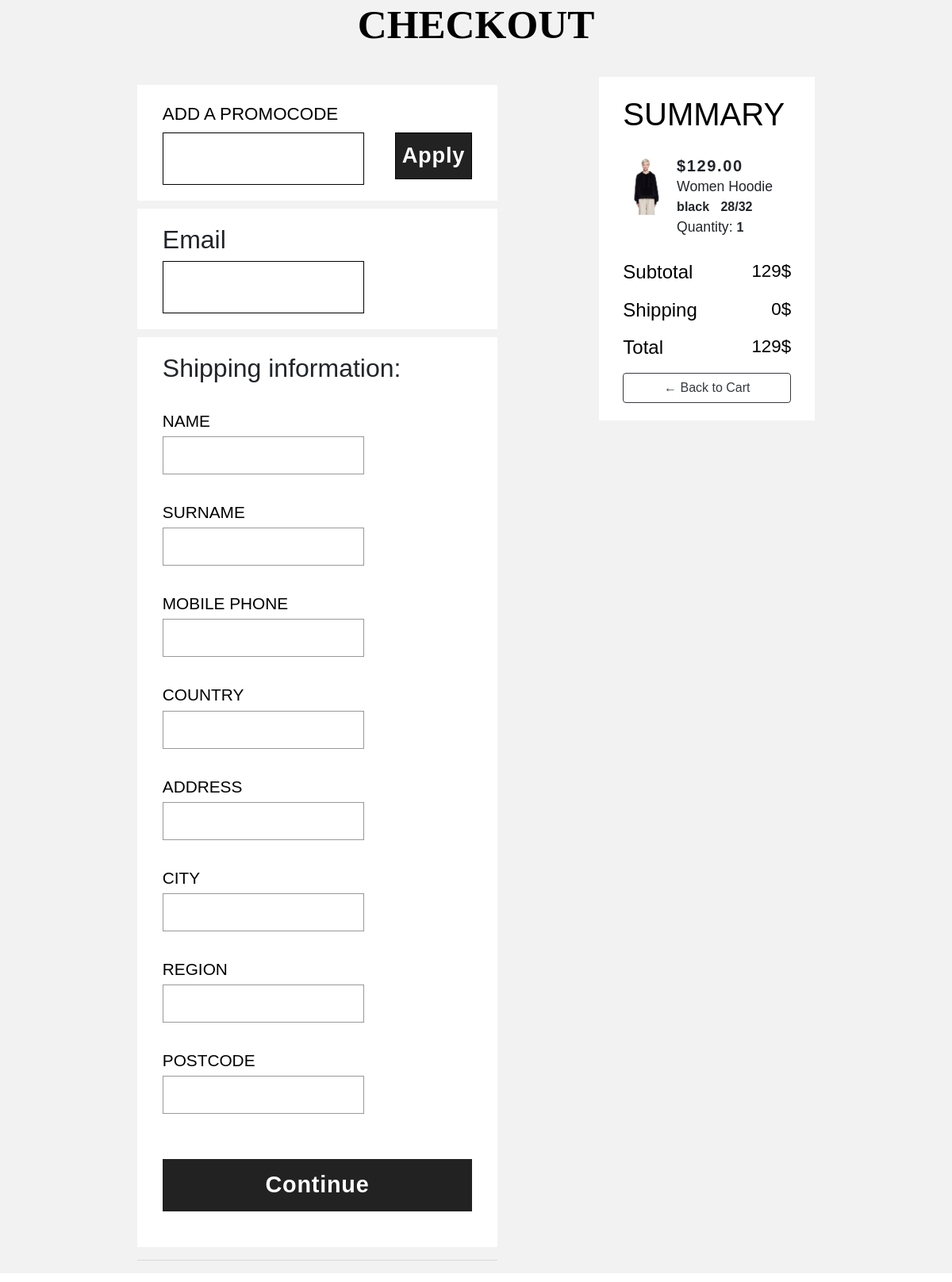
/checkout/ (signed in), run on an earlier commit of the app's database.
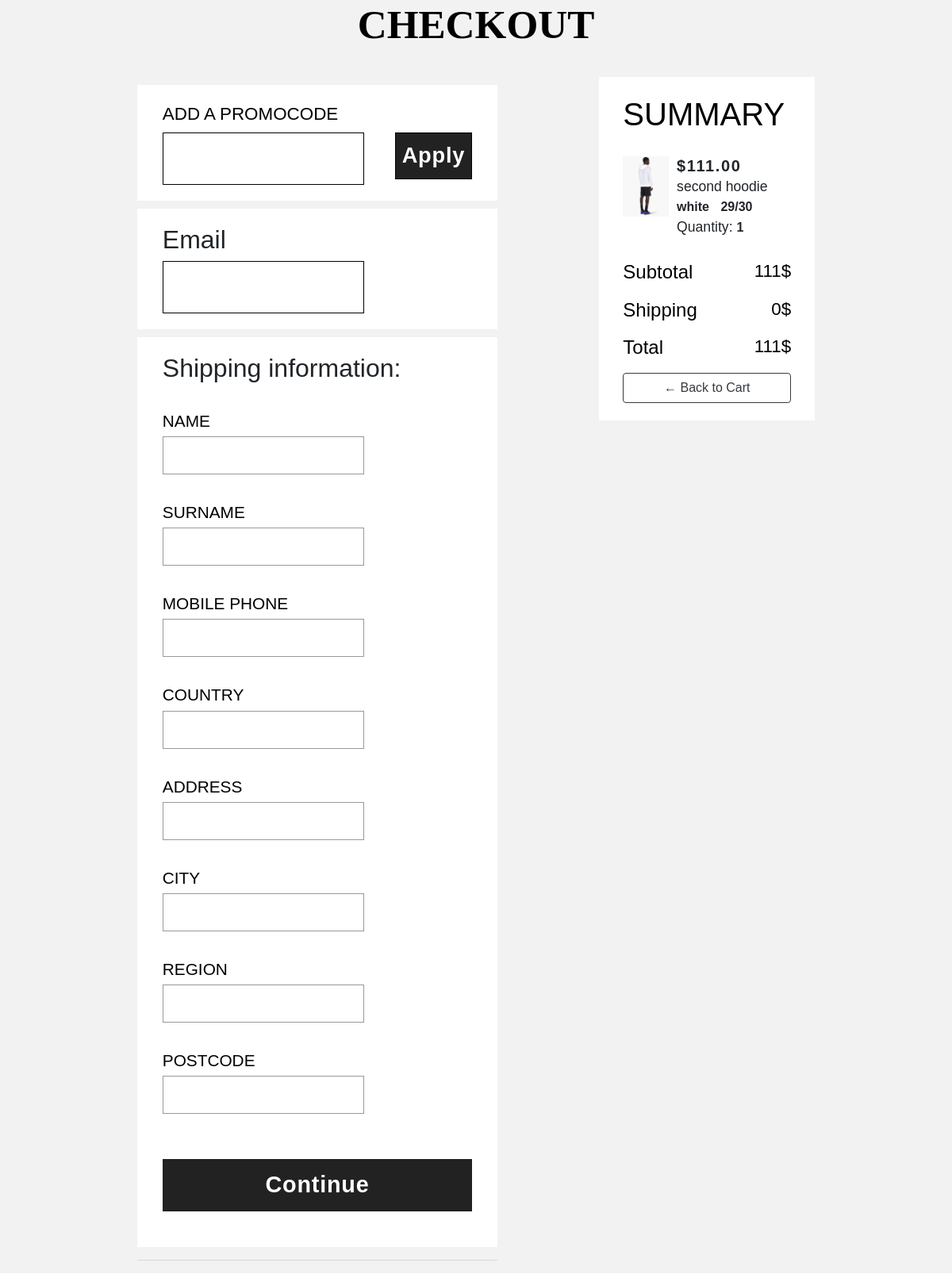
And on a later commit of the database.
### task/models.py (models this page shows, shortened)
class OrderItem(models.Model):
    product = models.ForeignKey(Product, on_delete=models.SET_NULL, null=True)
    order = models.ForeignKey(Order, on_delete=models.SET_NULL, null=True)
    size = models.CharField(max_length=20, null=True)
    quantity = models.IntegerField(default=0, null=True, blank=True)
    date_added = models.DateTimeField(auto_now_add=True)
    @property
    def get_total(self):
        total = self.product.price * self.quantity
        return total

class Product(models.Model):
    name = models.CharField(max_length=200, null=True)
    price = models.IntegerField()
    digital = models.BooleanField(default=False, null=True, blank=False)
    GENDER_CHOICES = (
        ('A', 'All'),
        ('M', 'Men'),
        ('W', 'Women'),
    )
    productType = models.CharField(max_length=20, null=True)
    gender = models.CharField(default=3, max_length=1, choices=GENDER_CHOICES)
    color = models.CharField(max_length=20, null=True)
    image = models.ImageField(null=True, blank=True)
    @property
    def imageURL(self):
        try:
            url = self.image.url
        except:
            url = ''
        return url

class Order(models.Model):
    customer = models.ForeignKey(Customer, on_delete=models.SET_NULL, null=True, blank=True)
    date_ordered = models.DateTimeField(auto_now_add=True)
    complete = models.BooleanField(default=False)
    transaction_id = models.CharField(max_length=100, null=True)
    @property
    def shipping(self):
        shipping = False
        orderitems = self.orderitem_set.all()
        for i in orderitems:
            if i.product.digital == False:
                shipping = True
        return shipping
    @property
    def get_cart_total(self):
        orderitems = self.orderitem_set.all()
        total = sum([item.get_total for item in orderitems])
        return total
    @property
    def get_cart_items(self):
        orderitems = self.orderitem_set.all()
        total = sum([item.quantity for item in orderitems])
        return total

### task/views.py (the view)
# urls.py: path('checkout/', views.checkout),
def checkout(request):
    data = cartData(request)
    cartItems = data['cartItems']
    order = data['order']
    items = data['items']
    user = request.user
    print(user)
    context = {'items': items, 'order': order, 'cartItems': cartItems, 'user': user}
    if cartItems == 0:
        return redirect('/')
    return render(request, 'checkout.html', context)

### task/utils.py (called while the page is built)
def cartData(request):
    if request.user.is_authenticated:
        customer = request.user.customer
        order, created = Order.objects.get_or_create(customer=customer, complete=False)
        items = order.orderitem_set.all()
        cartItems = order.get_cart_items
    else:
        cookieData = cookieCart(request)
        cartItems = cookieData['cartItems']
        order = cookieData['order']
        items = cookieData['items']
    return {'cartItems': cartItems, 'order': order, 'items': items}

### task/templates/checkout.html (shortened to what the changed rows need)
{% load static %}
<!DOCTYPE html>
<html lang="en">
<head>
        <link rel="stylesheet" href="https://stackpath.bootstrapcdn.com/bootstrap/4.5.0/css/bootstrap.min.css">
    <link rel="stylesheet" href="{% static 'css/style.css' %}">
</head>
<body>
<div id="checkout">
    <header class="checkout-header">
        <h1 class="header-text">CHECKOUT</h1>
    </header>
    <main class="checkout-main">
        <div class="main-info">
            <div class="">
                <div class="box-element" id="form-wrapper">
                    <form id="form" method="post">{% csrf_token %}
                        <div class="email-wrapper">
                            <h2 class="header">Email</h2>
						</div>
						<div class="shipping-wrapper">
							<h2 class="header">Shipping information:</h2>
						</div>
                    </form>
                </div>
			</div>
        </div>
        <div class="checkout-summary">
            <div class="summary-wrapper">
                <div class="summary">
                    <h1 class="summary-header">Summary</h1>
                </div>
                <ul>
                {% for item in items %}
                    <li class="cart-row">
                        <div class="row-image" ><img src="{{item.product.imageURL}}"></div>
                        <div class="row-info">
                            <div class="row-price">${{item.product.price|floatformat:2}}</div>
                            <div class="row-name">{{item.product.name}}</div>
                            <div class="color-size">
								<div class="row-color">{{item.product.color}}</div>
								<div class="row-size">{{item.size}}</div>
							</div>
                            <div class="row-quantity">Quantity: <span class="row-quantity-text">{{item.quantity}}</span></div>
                        </div>
                    </li>
                {% endfor %}
                </ul>
                <div class="summary-info">
                    <div class="subtotal">
                        <p class="header">Subtotal</p>
                        <p class="price">{{order.get_cart_total}}$</p>
                    </div>
                    <div class="total">
                        <p class="header">Total</p>
                        <p class="price">{{order.get_cart_total}}$</p>
                    </div>
                </div>
            </div>
        </div>
    </main>
</div>
</body>

What changed in the data, as far as the page shows it:
no longer on this page (row edited): OrderItem: product.imageURL (picture), product.price "129.00", product.name "Women Hoodie", product.color "black", size "28/32", quantity "1"
removed Order: get_cart_total "129"
added OrderItem: product.imageURL (picture), product.price "111.00", product.name "second hoodie", product.color "white", size "29/30", quantity "1"
added Order: get_cart_total "111"
